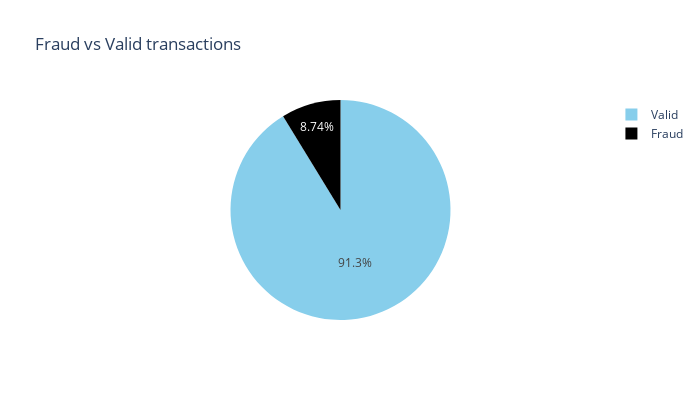

Notebook code cell kept with this figure:
### Markdown cell above
Imbalance check

### Code cell
labels=["Valid","Fraud"]

fraud_or_not = raw_df["fraud"].value_counts().tolist()
values = [fraud_or_not[0], fraud_or_not[1]]

fig = px.pie(values=raw_df['fraud'].value_counts(), names=labels , width=700, height=400, 
             color_discrete_sequence=["skyblue","black"]
             ,title="Fraud vs Valid transactions")
fig.show()

print('Valid:', round(raw_df['fraud'].value_counts()[0]/len(raw_df) * 100,2), '% of the dataset')
print('Frauds:', round(raw_df['fraud'].value_counts()[1]/len(raw_df) * 100,2), '% of the dataset')

### Figure 1 — Plotly figure (JSON) as saved in the notebook; plotly's stock layout.template omitted (floating-point values rounded to 4 significant figures)
{"data": [{"domain": {"x": [0.0, 1.0], "y": [0.0, 1.0]}, "hovertemplate": "label=%{label}<br>value=%{value}<extra></extra>", "labels": ["Valid", "Fraud"], "legendgroup": "", "name": "", "showlegend": true, "values": [912597, 87403], "type": "pie"}], "layout": {"legend": {"tracegroupgap": 0}, "title": {"text": "Fraud vs Valid transactions"}, "piecolorway": ["skyblue", "black"], "height": 400, "width": 700}}
